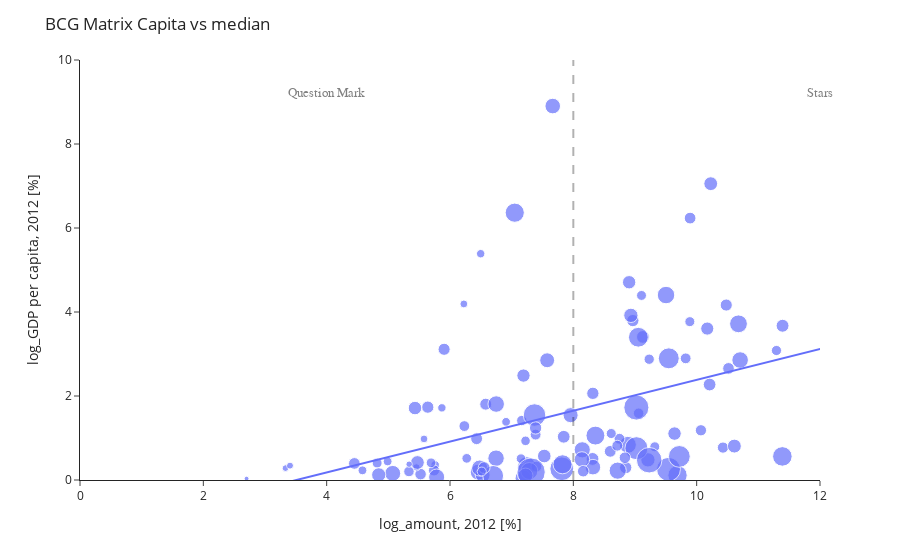

The code cell stored with this chart in its notebook:
### Code cell
data = px.scatter(df2, x="log_sum_amount", y='log_GDP_per_capita',size='mean_amount',trendline="ols", hover_name='country_name',
                  size_max=20)

layout = go.Layout(
    title='Growth-Share Matrix of countries Madrid transactions',
    xaxis=dict(
        title='median_amount, 2012 ',
        gridcolor='rgb(255, 255, 255)',
        zerolinewidth=1,
        ticklen=5,
        gridwidth=2,
    ),
    yaxis=dict(
        title='GDP per Capity, 2012 [%]',
        gridcolor='rgb(255, 255, 255)',
        zerolinewidth=1,
        ticklen=5,
        gridwidth=2,
    ),
    paper_bgcolor='rgb(0,0,0,0)',
    plot_bgcolor='rgb(0,0,0,0)',
)

fig = go.Figure(data=data, layout=layout)

fig = fig.update_layout(
    yaxis_range=[-0,10], 
    title='BCG Matrix Capita vs median',
    yaxis=dict(title='log_GDP per capita, 2012 [%]'))    
fig.update_layout(
    xaxis_range=[-0,12],
    xaxis=dict(title='log_amount, 2012 [%]'))

fig.update_layout(template="simple_white")
fig.add_hline(y=60000,line_width=2, line_dash="dash", line_color="black")
fig.add_vline(x=8, line_width=2, line_dash="dash", line_color="black")

fig.add_annotation(
    x=4
    , y=9
    , text='Question Mark'
    , yanchor='bottom'
    , showarrow=False
    , arrowhead=1
    , arrowsize=1
    , arrowwidth=2
    , arrowcolor="#636363"
    , ax=-20
    , ay=-30
    , font=dict(size=13, color="grey", family="Sans Serif")
    , align="left"
    ,)
fig.add_annotation(
    x=12
    , y=9
    , text='Stars'
    , yanchor='bottom'
    , showarrow=False
    , arrowhead=1
    , arrowsize=1
    , arrowwidth=2
    , arrowcolor="#636363"
    , ax=-20
    , ay=-30
    , font=dict(size=13, color="grey", family="Sans Serif")
    , align="left"
    ,)

fig.add_annotation(
    x=12
    , y=-9
    , text='Cash Cows'
    , yanchor='bottom'
    , showarrow=False
    , arrowhead=1
    , arrowsize=1
    , arrowwidth=2
    , arrowcolor="#636363"
    , ax=-20
    , ay=-30
    , font=dict(size=13, color="grey", family="Sans Serif")
    , align="left"
    ,)

fig.add_annotation(
    x=4
    , y=-9
    , text='Dogs'
    , yanchor='bottom'
    , showarrow=False
    , arrowhead=1
    , arrowsize=1
    , arrowwidth=2
    , arrowcolor="#636363"
    , ax=-20
    , ay=-30
    , font=dict(size=13, color="grey", family="Sans Serif")
    , align="left"
    ,)

### Figure 1 — Plotly figure (JSON) as saved in the notebook; plotly's stock layout.template omitted (floating-point values rounded to 4 significant figures)
{"data": [{"hovertemplate": "<b>%{hovertext}</b><br><br>log_sum_amount=%{x}<br>log_GDP_per_capita=%{y}<br>mean_amount=%{marker.size}<extra></extra>", "hovertext": ["Algeria", "Andorra", "Angola", "Argentina", "Armenia", "Australia", "Austria", "Azerbaijan", "Bahrain", "Belarus", "Belgium", "Belize", "Bolivia (Plurinational State of)", "Bosnia and Herzegovina", "Botswana", "Brazil", "Bulgaria", "Canada", "Cayman Islands", "Chile", "China", "Colombia", "Costa Rica", "Croatia", "Curacao", "Cyprus", "Czechia", "Côte d'Ivoire", "Denmark", "Dominican Republic", "Ecuador", "Egypt", "El Salvador", "Estonia", "Finland", "France", "Georgia", "Greece", "Guatemala", "Honduras", "Hong Kong", "Hungary", "Iceland", "India", "Indonesia", "Iraq", "Ireland", "Israel", "Italy", "Jamaica", "Japan", "Jordan", "Kazakhstan", "Kenya", "Korea, Republic of", "Kuwait", "Latvia", "Lebanon", "Lithuania", "Luxembourg", "Malawi", "Malaysia", "Malta", "Mexico", "Moldova, Republic of", "Mongolia", "Morocco", "Mozambique", "Netherlands", "New Zealand", "Nicaragua", "Nigeria", "North Macedonia", "Norway", "Oman", "Pakistan", "Panama", "Paraguay", "Peru", "Philippines", "Poland", "Portugal", "Puerto Rico", "Qatar", "Romania", "Russian Federation", "Samoa", "Saudi Arabia", "Senegal", "Singapore", "Slovakia", "Slovenia", "South Africa", "Sri Lanka", "Sweden", "Switzerland", "Taiwan, Province of China", "Thailand", "Trinidad and Tobago", "Turkey", "Uganda", "Ukraine", "United Arab Emirates", "United Kingdom ", "United States of America", "Uruguay", "Uzbekistan", "Venezuela (Bolivarian Republic of)", "Viet Nam", "Zimbabwe"], "legendgroup": "", "marker": {"color": "#636efa", "size": [199.9, 66.69, 353.1, 79.48, 28, 111.6, 94.3, 48.91, 90.0, 58.8, 102.4, 61.88, 48.78, 45.32, 170.3, 78.86, 116.3, 108.1, 230.6, 113.1, 239.6, 128.1, 57.23, 88.75, 93.82, 95.14, 68.01, 83.43, 61.68, 58.01, 104.3, 95.44, 33.43, 47.7, 199.1, 64.84, 151.7, 142.6, 74.4, 159.3, 244.4, 37.82, 38.85, 234.1, 357.8, 85.55, 128.5, 73.13, 85.06, 118.9, 172.1, 227.5, 180.5, 137.1, 101.8, 139.3, 224.5, 164.0, 73.5, 152.5, 14.9, 331.6, 170.6, 62.37, 69.12, 163.3, 77.83, 165.2, 62.8, 91.66, 159.4, 182.5, 25.99, 86.49, 114.3, 137.4, 102.0, 59.36, 149.0, 185.5, 73.26, 69.86, 110.7, 44.23, 87.46, 121.2, 30.13, 394.5, 270.9, 191.5, 72.73, 44.22, 82.88, 87.73, 92.43, 119.8, 296.9, 408.1, 317.8, 74.16, 162.4, 83.29, 274.8, 104.6, 109.3, 95.1, 51.94, 63.36, 501.1, 127], "sizemode": "area", "sizeref": 1.253, "symbol": "circle"}, "mode": "markers", "name": "", "orientation": "v", "showlegend": false, "type": "scatter", "x": [7.244, 9.231, 7.813, 10.07, 3.332, 8.905, 8.965, 4.989, 6.579, 6.271, 9.128, 4.818, 4.58, 5.76, 6.747, 10.43, 7.529, 10.17, 7.05, 9.641, 11.39, 9.21, 7.225, 6.432, 5.64, 8.317, 7.164, 5.523, 9.106, 7.152, 8.311, 8.849, 5.455, 6.909, 10.68, 11.29, 8.318, 7.956, 7.401, 6.457, 9.054, 5.579, 6.225, 9.69, 9.543, 4.449, 8.933, 9.822, 10.52, 5.472, 10.7, 7.825, 8.885, 6.53, 10.21, 7.576, 8.358, 8.145, 7.388, 7.666, 2.701, 9.023, 6.749, 9.321, 5.334, 6.482, 5.741, 7.186, 9.889, 5.904, 5.071, 7.286, 5.337, 9.894, 5.432, 7.225, 7.844, 5.693, 8.139, 8.719, 8.748, 9.059, 7.192, 6.497, 8.598, 10.61, 3.406, 9.022, 6.7, 9.503, 6.233, 5.869, 8.836, 6.554, 10.48, 10.23, 9.719, 9.23, 7.371, 8.713, 5.784, 8.16, 9.548, 11.39, 12.12, 7.388, 6.515, 8.615, 7.316, 4.844], "xaxis": "x", "y": [0.3419, 2.876, 0.2665, 1.184, 0.2823, 4.708, 3.796, 0.4427, 1.805, 0.5153, 3.406, 0.4034, 0.2295, 0.3592, 0.5188, 0.7717, 0.5704, 3.606, 6.364, 1.105, 0.5617, 0.4798, 0.9326, 0.9839, 1.735, 2.064, 1.415, 0.1395, 4.394, 0.5086, 0.5015, 0.2958, 0.3007, 1.385, 3.718, 3.083, 0.3065, 1.544, 0.318, 0.1881, 3.399, 0.9773, 4.192, 0.1148, 0.254, 0.3946, 3.92, 2.897, 2.657, 0.4165, 2.856, 0.3738, 0.8371, 0.1178, 2.273, 2.851, 1.057, 0.7187, 1.08, 8.903, 0.03085, 0.7574, 1.808, 0.7907, 0.2023, 0.2843, 0.2278, 0.04456, 3.77, 3.112, 0.1577, 0.2131, 0.3756, 6.236, 1.713, 0.1075, 1.029, 0.4093, 0.4899, 0.2225, 0.9816, 1.59, 2.486, 5.388, 0.6821, 0.8074, 0.3419, 1.725, 0.09765, 4.404, 1.284, 1.718, 0.531, 0.2951, 4.166, 7.055, 0.5617, 0.4713, 1.547, 0.8169, 0.0697, 0.2096, 2.897, 3.673, 4.619, 1.239, 0.2007, 1.107, 0.1889, 0.122], "yaxis": "y"}, {"hovertemplate": "<b>OLS trendline</b><br>log_GDP_per_capita = 0.367642 * log_sum_amount + -1.29047<br>R<sup>2</sup>=0.165525<br><br>log_sum_amount=%{x}<br>log_GDP_per_capita=%{y} <b>(trend)</b><extra></extra>", "legendgroup": "", "marker": {"color": "#636efa", "symbol": "circle"}, "mode": "lines", "name": "", "showlegend": false, "type": "scatter", "x": [2.701, 3.332, 3.406, 4.449, 4.58, 4.818, 4.844, 4.989, 5.071, 5.334, 5.337, 5.432, 5.455, 5.472, 5.523, 5.579, 5.64, 5.693, 5.741, 5.76, 5.784, 5.869, 5.904, 6.225, 6.233, 6.271, 6.432, 6.457, 6.482, 6.497, 6.515, 6.53, 6.554, 6.579, 6.7, 6.747, 6.749, 6.909, 7.05, 7.152, 7.164, 7.186, 7.192, 7.225, 7.225, 7.244, 7.286, 7.316, 7.371, 7.388, 7.388, 7.401, 7.529, 7.576, 7.666, 7.813, 7.825, 7.844, 7.956, 8.139, 8.145, 8.16, 8.311, 8.317, 8.318, 8.358, 8.598, 8.615, 8.713, 8.719, 8.748, 8.836, 8.849, 8.885, 8.905, 8.933, 8.965, 9.022, 9.023, 9.054, 9.059, 9.106, 9.128, 9.21, 9.23, 9.231, 9.321, 9.503, 9.543, 9.548, 9.641, 9.69, 9.719, 9.822, 9.889, 9.894, 10.07, 10.17, 10.21, 10.23, 10.43, 10.48, 10.52, 10.61, 10.68, 10.7, 11.29, 11.39, 11.39, 12.12], "xaxis": "x", "y": [-0.2973, -0.06542, -0.03846, 0.3452, 0.3935, 0.481, 0.4905, 0.5436, 0.5739, 0.6707, 0.6717, 0.7066, 0.7152, 0.7212, 0.7399, 0.7605, 0.783, 0.8026, 0.8201, 0.827, 0.8358, 0.8671, 0.8802, 0.998, 1.001, 1.015, 1.074, 1.084, 1.093, 1.098, 1.105, 1.11, 1.119, 1.128, 1.173, 1.19, 1.191, 1.25, 1.301, 1.339, 1.343, 1.352, 1.353, 1.366, 1.366, 1.373, 1.388, 1.399, 1.419, 1.426, 1.426, 1.43, 1.478, 1.495, 1.528, 1.582, 1.586, 1.593, 1.634, 1.702, 1.704, 1.709, 1.765, 1.767, 1.767, 1.782, 1.871, 1.877, 1.913, 1.915, 1.926, 1.958, 1.963, 1.976, 1.983, 1.994, 2.006, 2.026, 2.027, 2.038, 2.04, 2.057, 2.065, 2.095, 2.103, 2.103, 2.136, 2.203, 2.218, 2.22, 2.254, 2.272, 2.283, 2.32, 2.345, 2.347, 2.411, 2.449, 2.463, 2.47, 2.543, 2.562, 2.576, 2.611, 2.635, 2.645, 2.862, 2.897, 2.898, 3.167], "yaxis": "y"}], "layout": {"annotations": [{"align": "left", "arrowcolor": "#636363", "arrowhead": 1, "arrowsize": 1, "arrowwidth": 2, "ax": -20, "ay": -30, "font": {"color": "grey", "family": "Sans Serif", "size": 13}, "showarrow": false, "text": "Question Mark", "x": 4, "y": 9, "yanchor": "bottom"}, {"align": "left", "arrowcolor": "#636363", "arrowhead": 1, "arrowsize": 1, "arrowwidth": 2, "ax": -20, "ay": -30, "font": {"color": "grey", "family": "Sans Serif", "size": 13}, "showarrow": false, "text": "Stars", "x": 12, "y": 9, "yanchor": "bottom"}, {"align": "left", "arrowcolor": "#636363", "arrowhead": 1, "arrowsize": 1, "arrowwidth": 2, "ax": -20, "ay": -30, "font": {"color": "grey", "family": "Sans Serif", "size": 13}, "showarrow": false, "text": "Cash Cows", "x": 12, "y": -9, "yanchor": "bottom"}, {"align": "left", "arrowcolor": "#636363", "arrowhead": 1, "arrowsize": 1, "arrowwidth": 2, "ax": -20, "ay": -30, "font": {"color": "grey", "family": "Sans Serif", "size": 13}, "showarrow": false, "text": "Dogs", "x": 4, "y": -9, "yanchor": "bottom"}], "legend": {"itemsizing": "constant", "tracegroupgap": 0}, "margin": {"t": 60}, "shapes": [{"line": {"color": "black", "dash": "dash", "width": 2}, "type": "line", "x0": 0, "x1": 1, "xref": "x domain", "y0": 60000, "y1": 60000, "yref": "y"}, {"line": {"color": "black", "dash": "dash", "width": 2}, "type": "line", "x0": 8, "x1": 8, "xref": "x", "y0": 0, "y1": 1, "yref": "y domain"}], "title": {"text": "BCG Matrix Capita vs median"}, "xaxis": {"anchor": "y", "domain": [0, 1], "range": [0, 12], "title": {"text": "log_amount, 2012 [%]"}}, "yaxis": {"anchor": "x", "domain": [0, 1], "range": [0, 10], "title": {"text": "log_GDP per capita, 2012 [%]"}}}}
